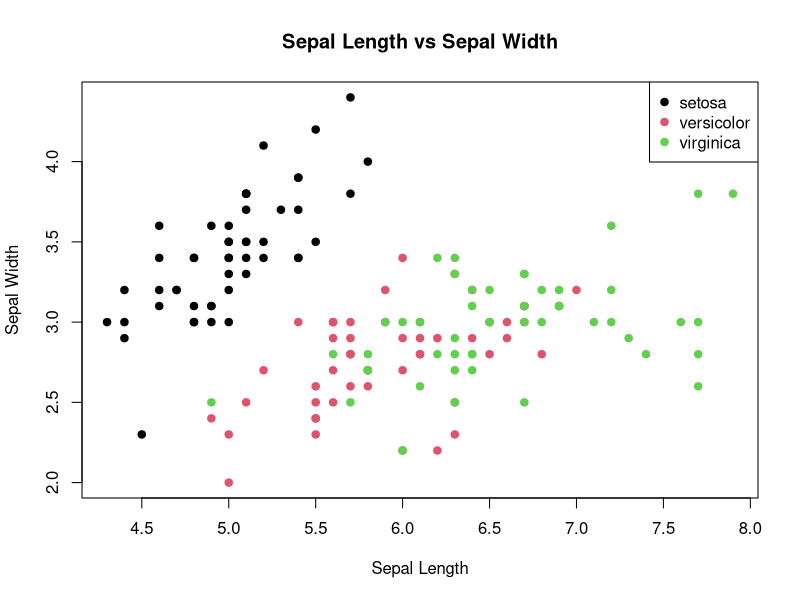
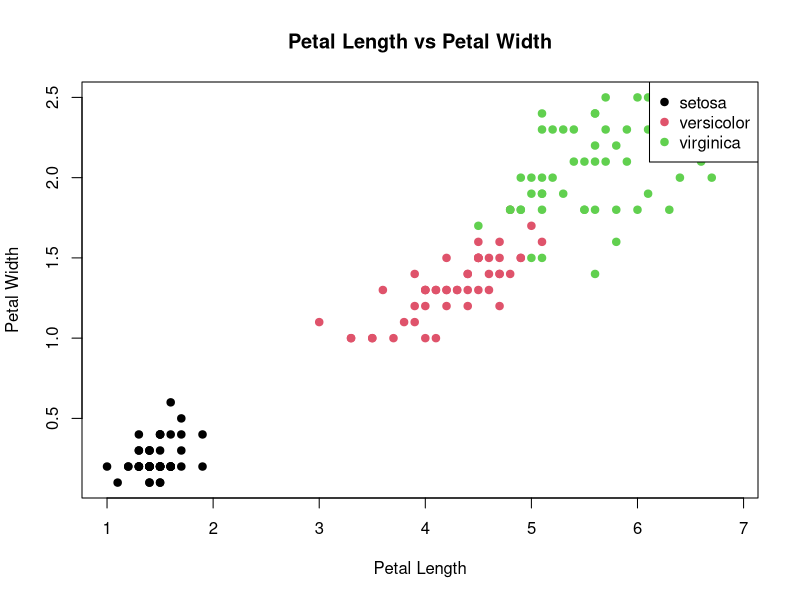
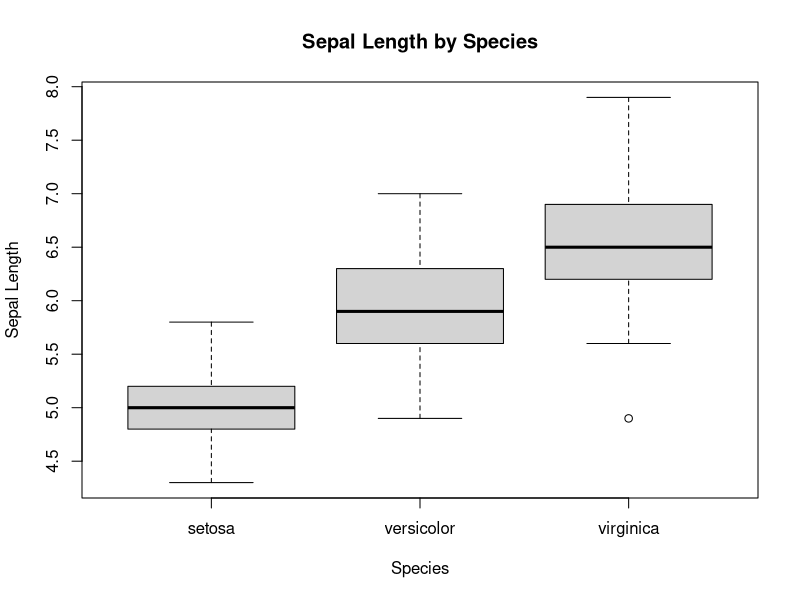
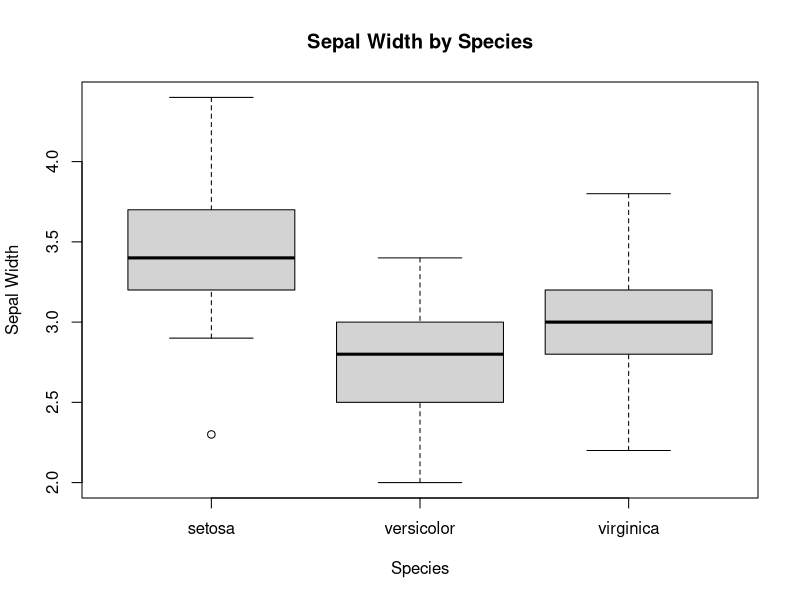
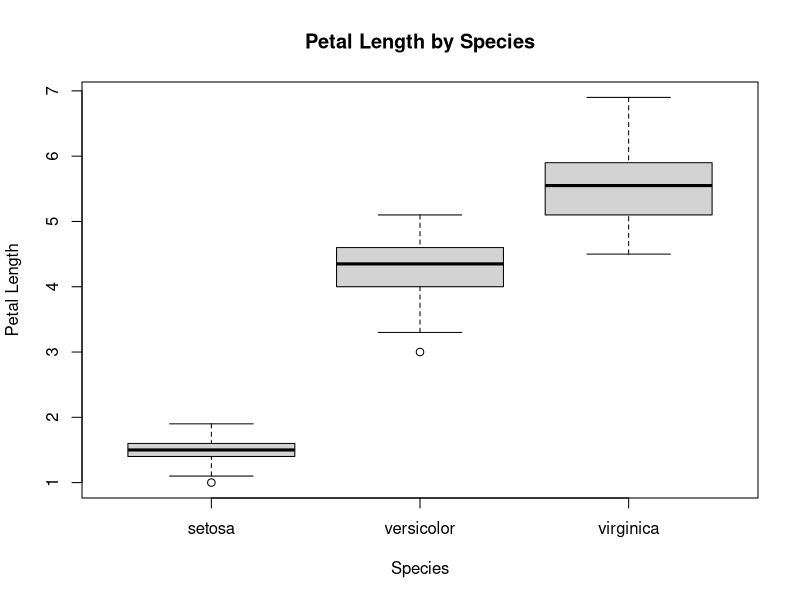
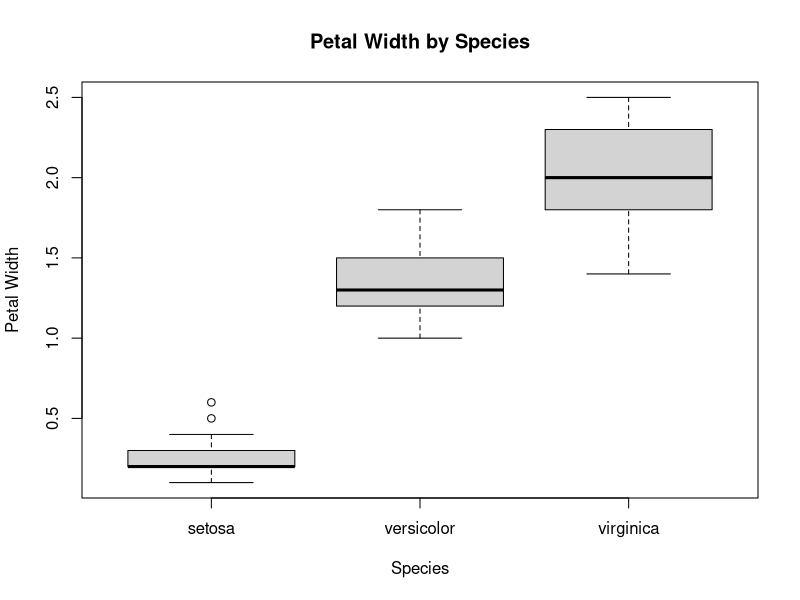
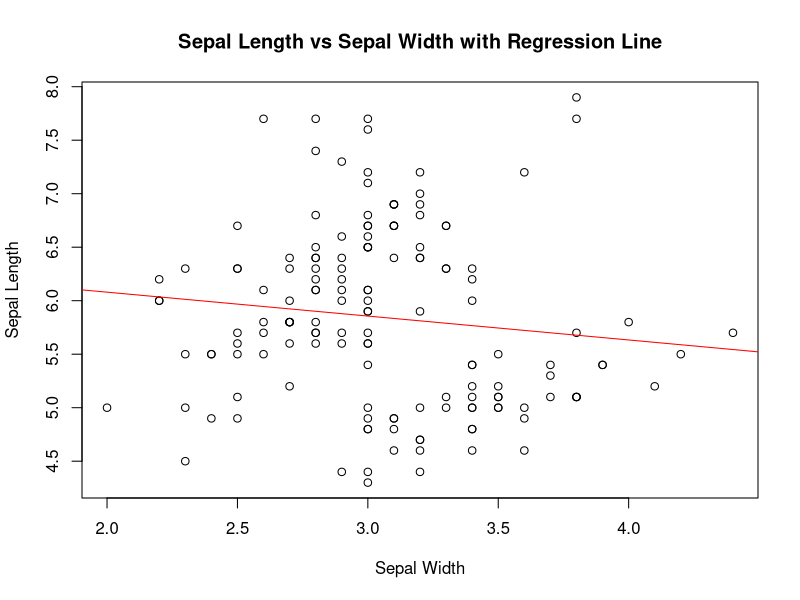
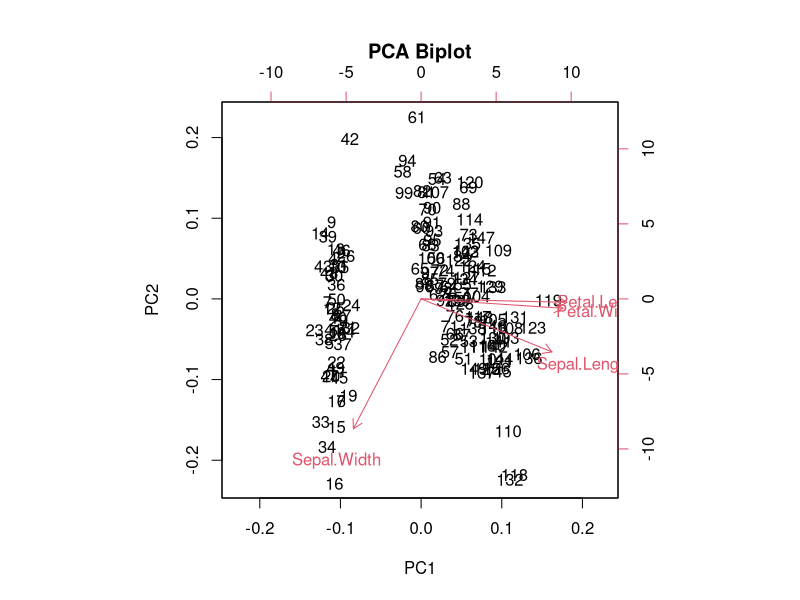

Write the R code that produced these figures, in order.
# 데이터셋 로드
data(iris)

# 꽃받침 길이와 꽃받침 너비의 산점도
plot(iris$Sepal.Length, iris$Sepal.Width,
     main="Sepal Length vs Sepal Width",
     xlab="Sepal Length", ylab="Sepal Width",
     col=iris$Species, pch=19)
legend("topright", legend=levels(iris$Species), col=1:3, pch=19)

# 꽃잎 길이와 꽃잎 너비의 산점도
plot(iris$Petal.Length, iris$Petal.Width,
     main="Petal Length vs Petal Width",
     xlab="Petal Length", ylab="Petal Width",
     col=iris$Species, pch=19)
legend("topright", legend=levels(iris$Species), col=1:3, pch=19)

# 꽃받침 길이의 상자 그림
boxplot(Sepal.Length ~ Species, data=iris,
        main="Sepal Length by Species",
        xlab="Species", ylab="Sepal Length")

# 꽃받침 너비의 상자 그림
boxplot(Sepal.Width ~ Species, data=iris,
        main="Sepal Width by Species",
        xlab="Species", ylab="Sepal Width")

# 꽃잎 길이의 상자 그림
boxplot(Petal.Length ~ Species, data=iris,
        main="Petal Length by Species",
        xlab="Species", ylab="Petal Length")

# 꽃잎 너비의 상자 그림
boxplot(Petal.Width ~ Species, data=iris,
        main="Petal Width by Species",
        xlab="Species", ylab="Petal Width")

# 꽃받침 길이를 꽃받침 너비로 예측하는 선형 회귀 모델
lm_model <- lm(Sepal.Length ~ Sepal.Width, data=iris)
summary(lm_model)

# 예측값 시각화
plot(iris$Sepal.Width, iris$Sepal.Length,
     main="Sepal Length vs Sepal Width with Regression Line",
     xlab="Sepal Width", ylab="Sepal Length")
abline(lm_model, col="red")

# 필요한 패키지 로드
library(class)

# 훈련 데이터와 테스트 데이터 나누기
set.seed(123)
sample_index <- sample(1:nrow(iris), 0.7 * nrow(iris))
train_data <- iris[sample_index, ]
test_data <- iris[-sample_index, ]

# K-NN 분류 모델 생성
knn_model <- knn(train_data[,1:4], test_data[,1:4], train_data$Species, k=3)

# 모델 평가
table(Predicted=knn_model, Actual=test_data$Species)

# PCA 수행
pca_result <- prcomp(iris[,1:4], center=TRUE, scale.=TRUE)

# PCA 결과 요약
summary(pca_result)

# PCA 결과 시각화
biplot(pca_result, main="PCA Biplot")